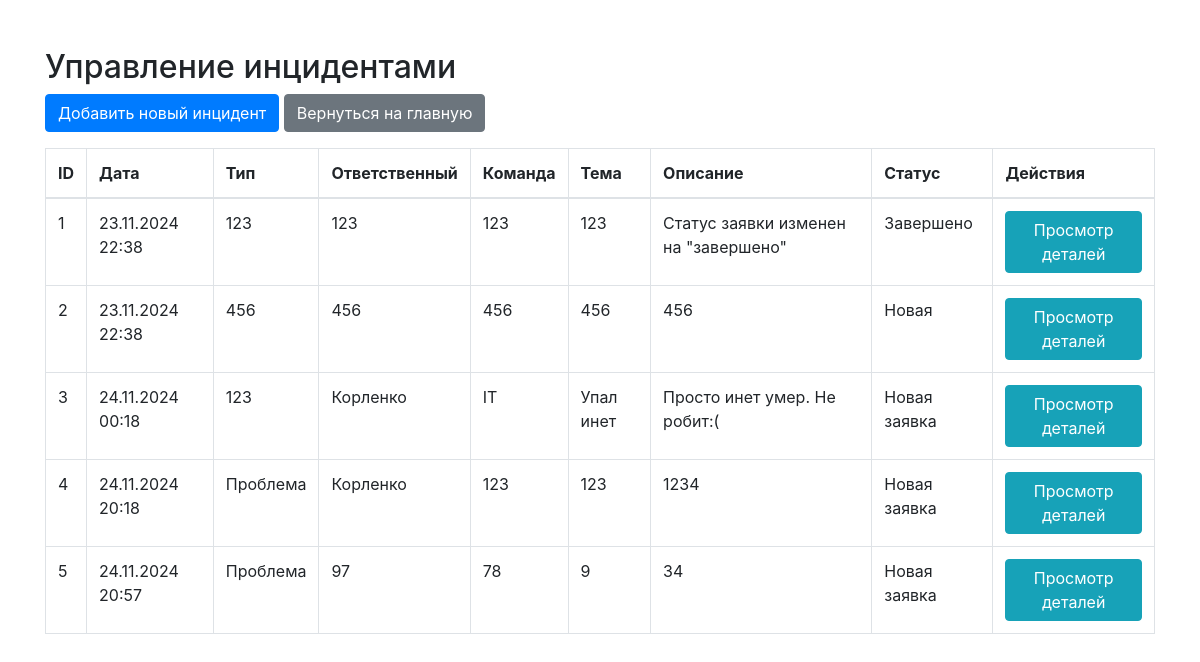
/manage_incidents (signed in), run on the app's committed database.
### app.py (models this page shows)
class Request(db.Model):
    id = db.Column(db.Integer, primary_key=True)
    date = db.Column(db.String(20), nullable=False)
    status = db.Column(db.String(20), nullable=False)
    type = db.Column(db.String(50), nullable=False)
    responsible = db.Column(db.String(100), nullable=False)
    team = db.Column(db.String(100), nullable=False)
    theme = db.Column(db.String(200), nullable=False)
    description = db.Column(db.String(500), nullable=False)

### app.py (the view)
@app.route('/manage_incidents', methods=['GET'])
def manage_incidents():
    if 'user_id' not in session or session.get('user_role') not in ['admin', 'support']:
        return redirect(url_for('login'))
    incidents = Request.query.all()  # Здесь предполагается, что инциденты также хранятся в таблице Request
    return render_template('manage_incidents.html', incidents=incidents)

### templates/manage_incidents.html (shortened to what this page needs)
<!doctype html>
<html lang="ru">
<head>
    <link rel="stylesheet" href="https://cdnjs.cloudflare.com/ajax/libs/normalize/8.0.1/normalize.min.css">
    <link rel="stylesheet" href="https://stackpath.bootstrapcdn.com/bootstrap/4.5.2/css/bootstrap.min.css">
</head>
<body>
    <div class="container">
        <h2 class="mt-5">Управление инцидентами</h2>
        <a href="/add_incident" class="btn btn-primary mb-3">Добавить новый инцидент</a>
        <a href="/" class="btn btn-secondary mb-3">Вернуться на главную</a>
        <table class="table table-bordered">
            <thead>
                <tr>
                    <th>ID</th>
                    <th>Дата</th>
                    <th>Тип</th>
                    <th>Ответственный</th>
                    <th>Команда</th>
                    <th>Тема</th>
                    <th>Описание</th>
                    <th>Статус</th>
                    <th>Действия</th>
                </tr>
            </thead>
            <tbody>
                {% for incident in incidents %}
                <tr>
                    <td>{{ incident.id }}</td>
                    <td>{{ incident.date }}</td>
                    <td>{{ incident.type }}</td>
                    <td>{{ incident.responsible }}</td>
                    <td>{{ incident.team }}</td>
                    <td>{{ incident.theme }}</td>
                    <td>{{ incident.description }}</td>
                    <td>{{ incident.status }}</td>
                    <td><a href="/request/{{ incident.id }}" class="btn btn-info">Просмотр деталей</a></td>
                </tr>
                {% endfor %}
            </tbody>
        </table>
    </div>
</body>
</html>

### data on the page
Request: id "1", date "23.11.2024 22:38", type "123", responsible "123", team "123", theme "123", description "Статус заявки изменен на \"завершено\"", status "Завершено"
Request: id "2", date "23.11.2024 22:38", type "456", responsible "456", team "456", theme "456", description "456", status "Новая"
Request: id "3", date "24.11.2024 00:18", type "123", responsible "Корленко", team "IT", theme "Упал инет", description "Просто инет умер. Не робит:(", status "Новая заявка"
Request: id "4", date "24.11.2024 20:18", type "Проблема", responsible "Корленко", team "123", theme "123", description "1234", status "Новая заявка"
Request: id "5", date "24.11.2024 20:57", type "Проблема", responsible "97", team "78", theme "9", description "34", status "Новая заявка"
